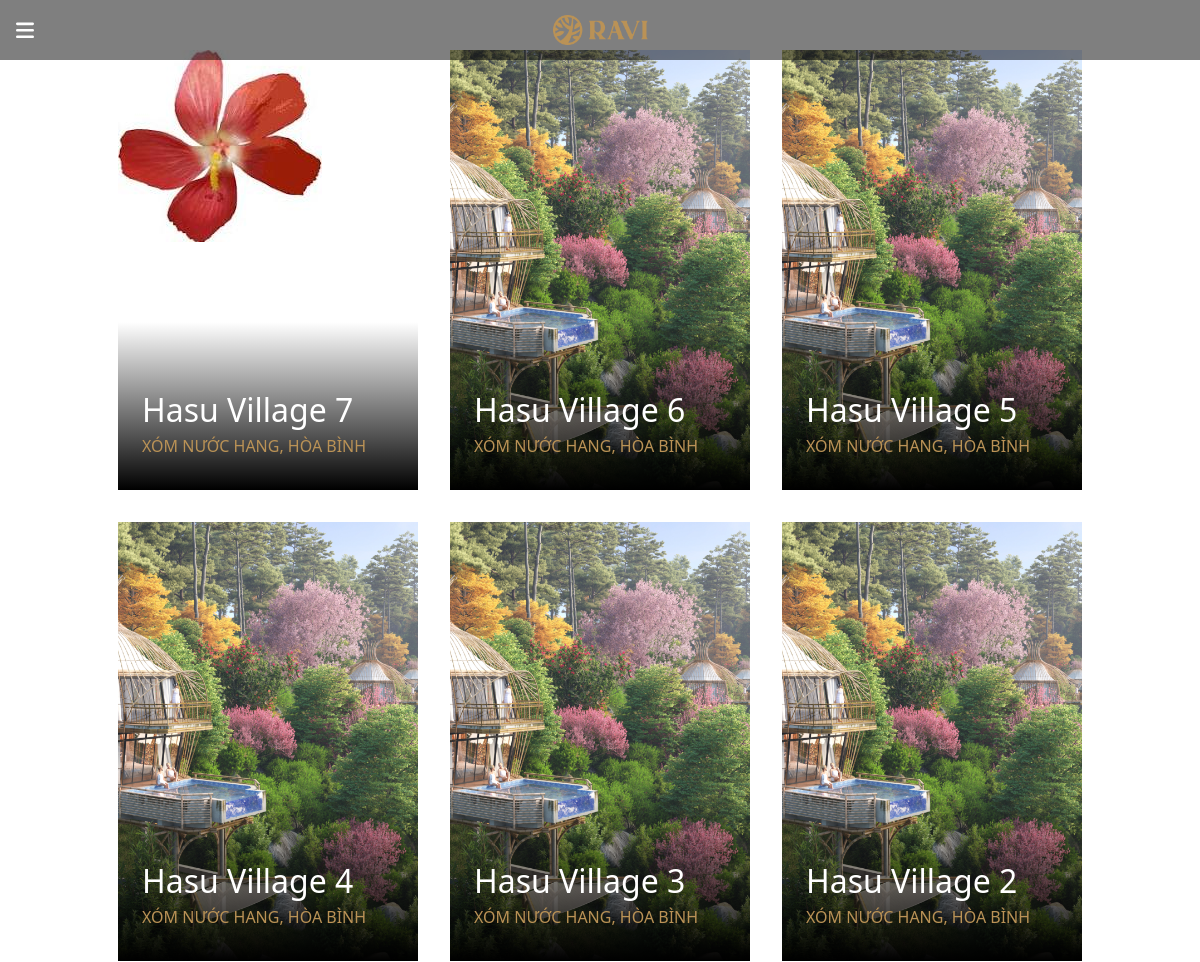
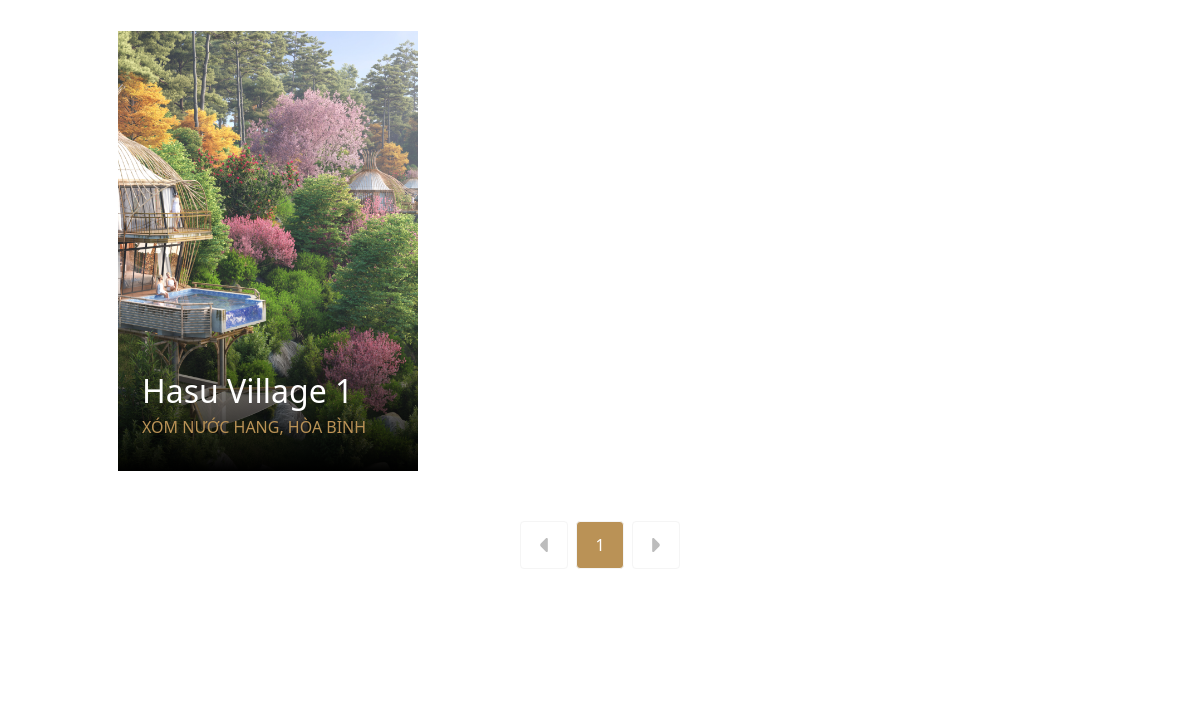
The page /du-an (upper part) on the database as committed earlier (2 pictures, top to bottom).
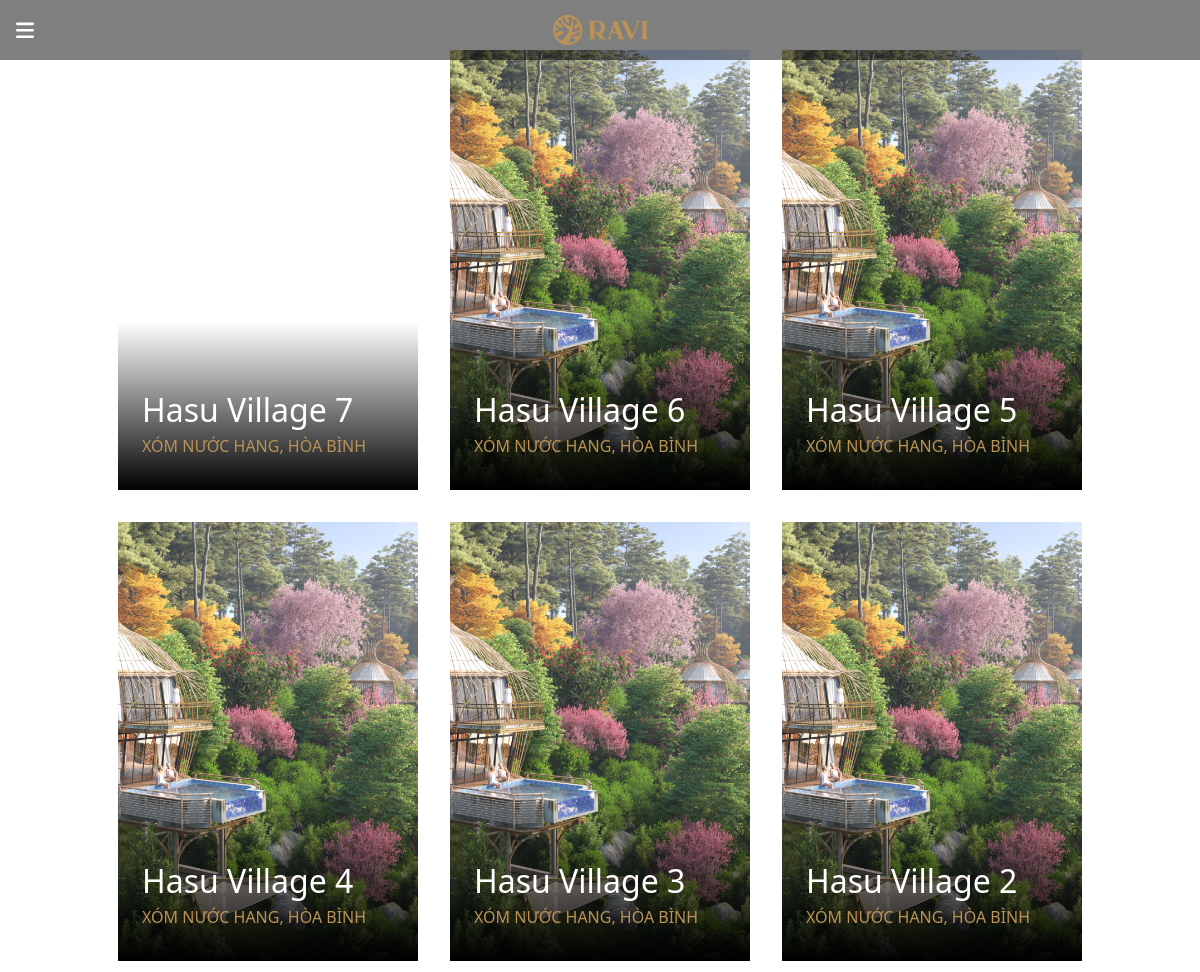
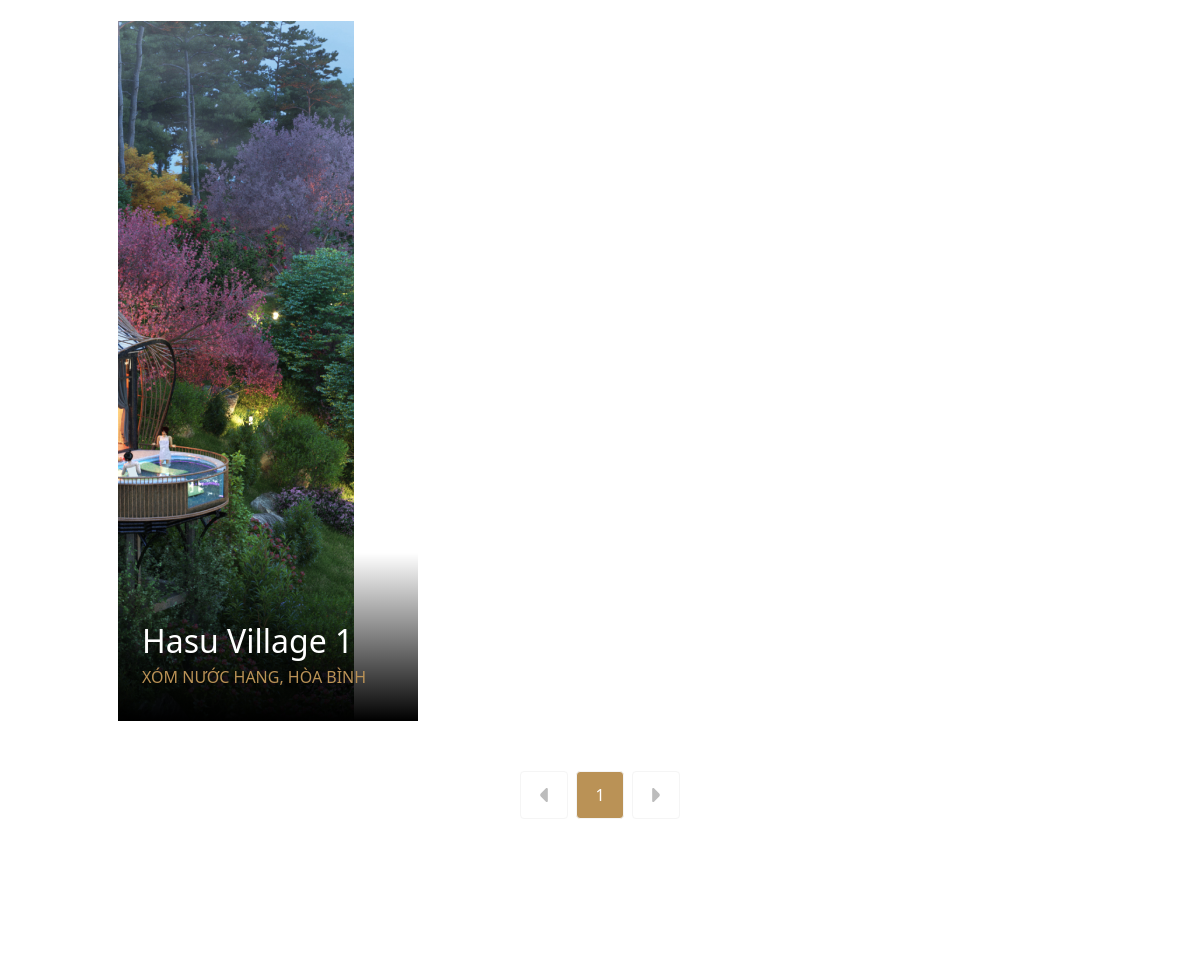
The same page on the database as committed later (2 pictures, top to bottom).
### ui/models.py (models this page shows, shortened)
class ItemProject(models.Model):
    image = models.FileField(upload_to="static/images", unique=True, verbose_name="image")
    name = models.CharField(max_length=255, verbose_name="name")
    address = models.CharField(max_length=255, verbose_name="address")
    content = RichTextUploadingField()
    activity = models.BooleanField(verbose_name="activity", default=True)
    item = models.ForeignKey(
        Project,
        related_name="project",
        blank=True,
        null=True,
        verbose_name="item",
        on_delete=models.CASCADE
    )
    slug = models.SlugField(default="", null=False, allow_unicode=True)
    class Meta:
        db_table="item_projects"
        verbose_name="Dự án (Item)"
        verbose_name_plural="Dự án (Item)"

### ui/views.py (the view)
# urls.py: path('du-an', ProjectListPage.as_view(), name="project-list"),
class ProjectListPage(TemplateView):
    template_name = "project-list/index.html"
    def get_context_data(self, **kwargs):
        context = super().get_context_data(**kwargs)
        projects = ItemProject.objects.all().order_by("-id").values()
        paginator = Paginator(projects, 9)
        page_number = 1
        if self.request.GET.get("page"):
            page_number = self.request.GET.get("page")
        page_obj = paginator.get_page(page_number)
        context['page_obj'] = page_obj
        return context

### ui/templates/project-list/index.html (shortened to what this page needs)
{% extends 'layout.html' %}
{% load static %}
{% block content %}
<div class="relative">
  <div class="absolute top-0 w-full h-full flex items-center">
    <div class="text-white flex flex-col items-center justify-center w-full">
      <h1 class="uppercase">dự án</h1>
      <div class="flex gap-3">
        <a href="Home">Home</a>
        <p>/</p>
        <p>Dự án</p>
      </div>
    </div>
  </div>
</div>
<main class="pt-[50px] lg:pb-[154px] pb-[50px] lg:px-[118px] px-[18px]">
  <div class="grid lg:grid-cols-3 md:grid-cols-2 grid-cols-1 gap-[32px]">
    {% for item in page_obj %}
    <div class="col-span-1 relative">
      <img src={{ item.image }} alt="" srcset="" />
      <div class="absolute bottom-0 w-full"
        style="background: linear-gradient(180deg, rgba(0, 0, 0, 0) 0%, #000000 100%);">
        <a href="{% url 'project-detail' item.slug %}">
          <div class="pt-[64px] pb-[32px] px-[24px]">
            <h3 class="text-white">{{ item.name }}</h3>
            <span class="uppercase text-main font-[500]">{{ item.address }}</span>
          </div>
        </a>
      </div>
    </div>
    {% endfor %}
  </div>
  <div class="flex items-center justify-center gap-[8px] mt-[50px]">
    {% if page_obj.has_previous %}
    <div class="w-[48px] h-[48px] flex border-[1px] border-[#F5F5F5] rounded-[4px]">
      <a class="w-full h-full flex items-center justify-center" href="?page={{ page_obj.previous_page_number }}">
        <svg xmlns="http://www.w3.org/2000/svg" width="8" height="14" viewBox="0 0 8 14" fill="none">
          <path
            d="M5.98023 0.319993L2.77023 3.52999L0.800234 5.48999C-0.0297656 6.31999 -0.0297656 7.66999 0.800234 8.49999L5.98023 13.68C6.66023 14.36 7.82023 13.87 7.82023 12.92V7.30999V1.07999C7.82023 0.119992 6.66023 -0.360007 5.98023 0.319993Z"
            fill="#BCBCBC" />
        </svg>
      </a>
    </div>
    {% else %}
    <div class="w-[48px] h-[48px] flex border-[1px] border-[#F5F5F5] rounded-[4px]">
      <a class="w-full h-full flex items-center justify-center">
      </a>
    </div>
    {% endif %}
    {% for i in page_obj.paginator.page_range %}
    {% if page_obj.number == i %}
    <div
      class="w-[48px] h-[48px] flex border-[1px] border-[#F5F5F5] rounded-[4px] group hover:bg-[#BA9256] bg-[#BA9256]">
      <a class="w-full h-full flex items-center justify-center text-white group-hover:text-white" href="#">{{ i }}</a>
    </div>
    {% else %}
    <div class="w-[48px] h-[48px] flex border-[1px] border-[#F5F5F5] rounded-[4px] group hover:bg-[#BA9256]">
      <a class="w-full h-full flex items-center justify-center text-[#BCBCBC] group-hover:text-white"
        href="?page={{ i }}">{{ i }}</a>
    </div>
    {% endif %}
    {% endfor %}
    {% if page_obj.has_next %}
    <div class="w-[48px] h-[48px] flex border-[1px] border-[#F5F5F5] rounded-[4px]">
      <a class="w-full h-full flex items-center justify-center" href="?page={{ page_obj.next_page_number }}">
        <svg xmlns="http://www.w3.org/2000/svg" width="8" height="14" viewBox="0 0 8 14" fill="none">
          <path
            d="M7.19969 5.48999L5.22969 3.51999L2.01969 0.309988C1.33969 -0.360012 0.179688 0.119988 0.179688 1.07999V7.30999V12.92C0.179688 13.88 1.33969 14.36 2.01969 13.68L7.19969 8.49999C8.02969 7.67999 8.02969 6.31999 7.19969 5.48999Z"
            fill="#BCBCBC" />
        </svg>
      </a>
    </div>
    {% else %}
    <div class="w-[48px] h-[48px] flex border-[1px] border-[#F5F5F5] rounded-[4px]">
      <a class="w-full h-full flex items-center justify-center">
      </a>
    </div>
    {% endif %}
  </div>
</main>
{% endblock %}

### ui/templates/layout.html (shortened to what this page needs)
<!DOCTYPE html>
<html lang="en">
  <head>
    {% load static %}
    <link rel="stylesheet" href="{% static 'css/style.css' %}" />
    <script src="https://cdn.tailwindcss.com"></script>
    <script src="{% static 'js/tailwind.config.js' %}"></script>
    <link href="https://cdn.jsdelivr.net/npm/toastr@2.1.4/build/toastr.min.css" rel="stylesheet" />
  </head>
  <body>
    <header class="fixed w-full z-20 xl:hidden block">
      <div class="py-[15px] flex justify-center items-center z-10 relative z-10 relative">
        <div class="absolute left-[16px]">
        </div>
        <a href="{% url 'landing-page' %}">
          <img src="{% static '/images/logo.png' %}" alt="" class="w-[95px]" />
        </a>
      </div>
    </header>
    {% block content %}
    {% endblock %}
  </body>
</html>

### ui/templates/components/register.html (shortened to what this page needs)
{% load static %}

### static/css/style.css (style rules this page uses)
h1 { font-size: 48px !important; font-weight: 400 !important; }
h3 { font-size: 32px !important; font-weight: 400 !important; }

Rows that differ between the two databases and show on the page:
changed ItemProject "Hasu Village 7": image: picture removed
changed ItemProject "Hasu Village 1": image: a different picture
